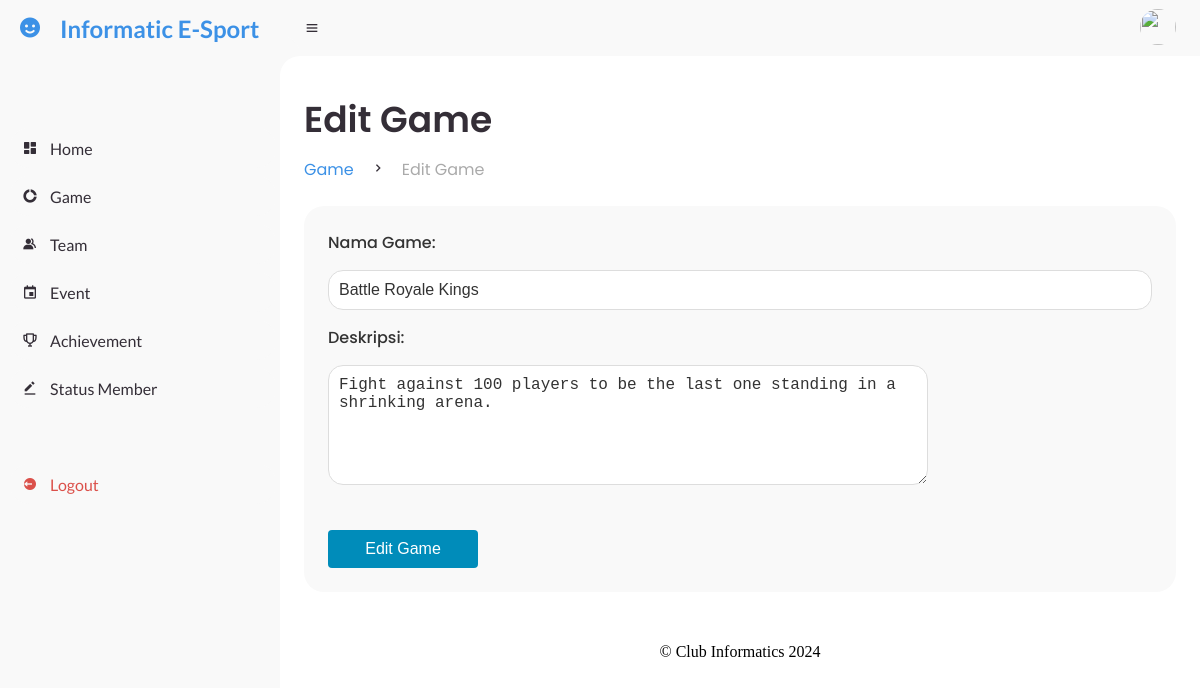
The app's page /admin/game/edit_game.php?id=1 (signed in) with its own data.
### tables this page shows
CREATE TABLE `game` (
  `idgame` int(11) NOT NULL,
  `name` varchar(45) DEFAULT NULL,
  `description` varchar(200) DEFAULT NULL
);

### class/classGame.php (called while the page is built, shortened)
<?php
class Game
{
    private $gameName;
    private $description;
    public function __construct($gameId, $gameName, $description)
    {
        $this->gameName = $gameName;
        $this->description = $description;
    }
    public function getGameName()
    {
        return $this->gameName;
    }
    public function getDescription()
    {
        return $this->description;
    }
    public static function getGameById($conn, $gameId)
    {
        $query = "SELECT idgame, name, description FROM game WHERE idgame = ?";
        $stmt = mysqli_prepare($conn, $query);
        mysqli_stmt_bind_param($stmt, "i", $gameId);
        mysqli_stmt_execute($stmt);
        $result = mysqli_stmt_get_result($stmt);
        if ($row = mysqli_fetch_assoc($result)) {
            return new Game($row['idgame'], $row['name'], $row['description']);
        } else {
            return null;
        }
    }
}

### admin/game/edit_game.php (the view, shortened to what this page needs)
<?php
require_once('../../service/config.php');
require_once('../../class/classGame.php');
$gameId = isset($_GET['id']) ? intval($_GET['id']) : 0;
$game = Game::getGameById($koneksi, $gameId);
require_once('../template/header.php');
require_once('../template/sidebar.php');
require_once('../template/navbar.php');
?>
<main>
    <div class="head-title">
        <div class="left">
            <h1>Edit Game</h1>
            <ul class="breadcrumb">
                <li>
                    <a class="active" href="game.php">Game</a>
                </li>
                <li><i class='bx bx-chevron-right'></i></li>
                <li>
                    <a href="#">Edit Game</a>
                </li>
            </ul>
        </div>
    </div>
    <div class="table-data">
        <div class="order">
            <form id="edit_game" method="POST">
                <label for="name">Nama Game:</label>
                <input type="text" id="name" name="name" value="<?php echo htmlspecialchars($game->getGameName()); ?>"
                    required>
                <label for="description">Deskripsi:</label>
                <textarea id="description" name="description"
                    required><?php echo htmlspecialchars($game->getDescription()); ?></textarea>
                <button type="submit" class="btn">Edit Game</button>
            </form>
        </div>
    </div>
</main>
<?php
require_once('../template/footer.php');
?>

### style.css (style rules this page uses)
* { margin: 0; padding: 0; box-sizing: border-box; }
textarea { width: 100%; max-width: 600px; padding: 10px; font-size: 14px; border-radius: 5px; border: 1px solid #ccc; resize: none; margin-bottom: 10px; }
a { text-decoration: none; }
li { list-style: none; }
:root { --poppins: 'Poppins', sans-serif; --lato: 'Lato', sans-serif; --light: #F9F9F9; --blue: #3C91E6; --light-blue: #CFE8FF; --grey: #eee; --dark-grey: #AAAAAA; --dark: #342E37; --red: #DB504A; --yellow: #FFCE26; --light-yellow: #FFF2C6; --orange: #FD7238; --light-orange: #FFE0D3; --green: #66dc17; }
html { overflow-x: hidden; }
#content main { width: 100%; padding: 36px 24px; font-family: var(--poppins); max-height: calc(100vh - 56px); overflow-y: auto; }
#content main .head-title { display: flex; align-items: center; justify-content: space-between; grid-gap: 16px; flex-wrap: wrap; }
#content main .head-title .left h1 { font-size: 36px; font-weight: 600; margin-bottom: 10px; color: var(--dark); }
#content main .head-title .left .breadcrumb { display: flex; align-items: center; grid-gap: 16px; }
#content main .head-title .left .breadcrumb li { color: var(--dark); }
#content main .head-title .left .breadcrumb li a { color: var(--dark-grey); pointer-events: none; }
#content main .head-title .left .breadcrumb li a.active { color: var(--blue); pointer-events: unset; }
#content main .table-data { display: flex; flex-wrap: wrap; grid-gap: 24px; margin-top: 24px; width: 100%; color: var(--dark); }
#content main .table-data>div { border-radius: 20px; background: var(--light); padding: 24px; overflow-x: auto; }
#content main .table-data .order { flex-grow: 1; flex-basis: 500px; }
#edit_game { display: flex; flex-direction: column; gap: 15px; }
#edit_game label { font-size: 16px; font-weight: 500; color: #333; }
#edit_game input[type="text"], #edit_game textarea { width: 100%; padding: 10px; border: 1px solid #ddd; border-radius: 15px; font-size: 16px; color: #333; }
#edit_game textarea { height: 120px; resize: vertical; }
#edit_game .btn, #edit_team .btn, #edit_event .btn, #add_team_image .btn, #edit_achievement .btn { padding: 10px 20px; font-size: 16px; background-color: #008CBA; color: white; border: none; border-radius: 4px; cursor: pointer; transition: background-color 0.3s ease; width: 150px; display: inline-block; }
#edit_game { text-align: left; }
#edit_game .btn { margin-top: 20px; }
.head-title { margin-bottom: 20px; }
.head-title h1 { font-size: 28px; font-weight: 600; color: #333; }

### records on screen
game: name "Battle Royale Kings", description "Fight against 100 players to be the last one standing in a shrinking arena."
